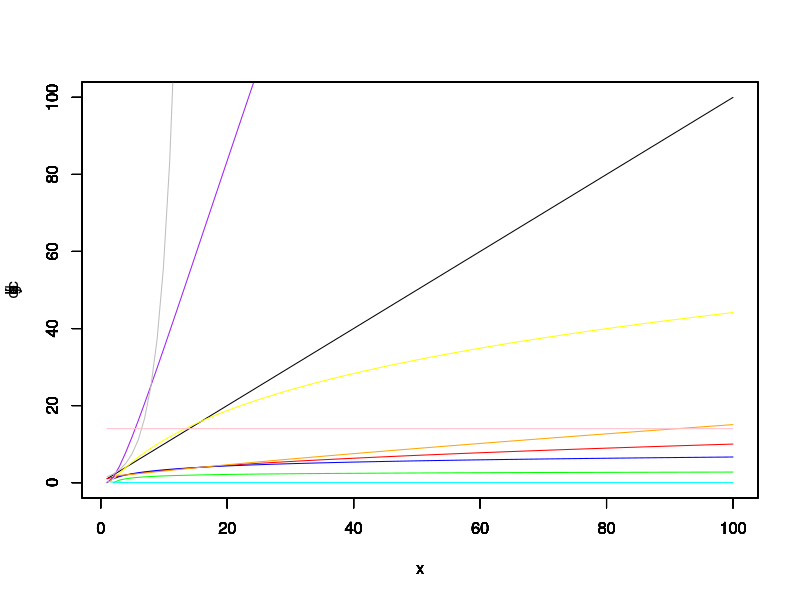

The R script that drew this image:
a <- function(n){ return(n) }
b <- function(n){ return(sqrt(n)) }
cc <- function(n){ return(log(n,2)) }
d <- function(n){ return(log(log(n, 2),2)) }
e <- function(n){ return((log(n,2))*(log(n,2))) }
f <- function(n){ return(n/(log(n,2))) }
g <- function(n){ return(sqrt(n)*((log(n,2))^2)) }
h <- function(n){ return((1/3)^n) }
i <- function(n){ return((3/2)^n) }
j <- function(n){ return(0*n+14) }



plot(a, xlim=c(1, 100), ylim=c(0,100))
par(new=T)
plot(b, col="red", xlim=c(1, 100), ylim=c(0,100))
par(new=T)
plot(cc, col="blue", xlim=c(1, 100), ylim=c(0,100))
par(new=T)
plot(d, col="green", xlim=c(1, 100), ylim=c(0,100))
par(new=T)
plot(e, col="yellow", xlim=c(1, 100), ylim=c(0,100))
par(new=T)
plot(f, col="orange", xlim=c(1, 100), ylim=c(0,100))
par(new=T)
plot(g, col="purple", xlim=c(1, 100), ylim=c(0,100))
par(new=T)
plot(h, col="cyan", xlim=c(1, 100), ylim=c(0, 100))
par(new=T)
plot(i, col="gray", xlim=c(1, 100), ylim=c(0,100))
par(new=T)
plot(j, col="pink", xlim=c(1, 100), ylim=c(0,100))

